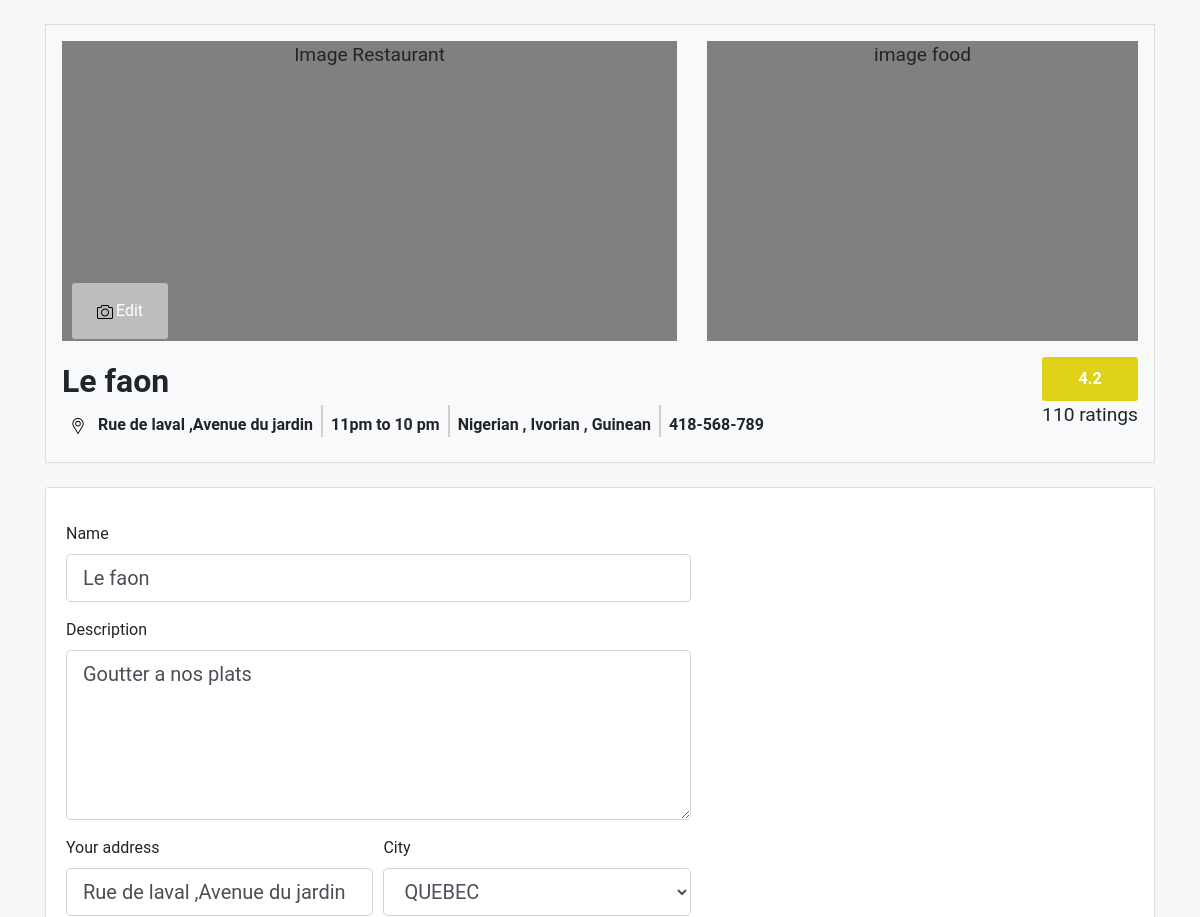
Page /resto/update/3 (upper part) on the earlier database version.
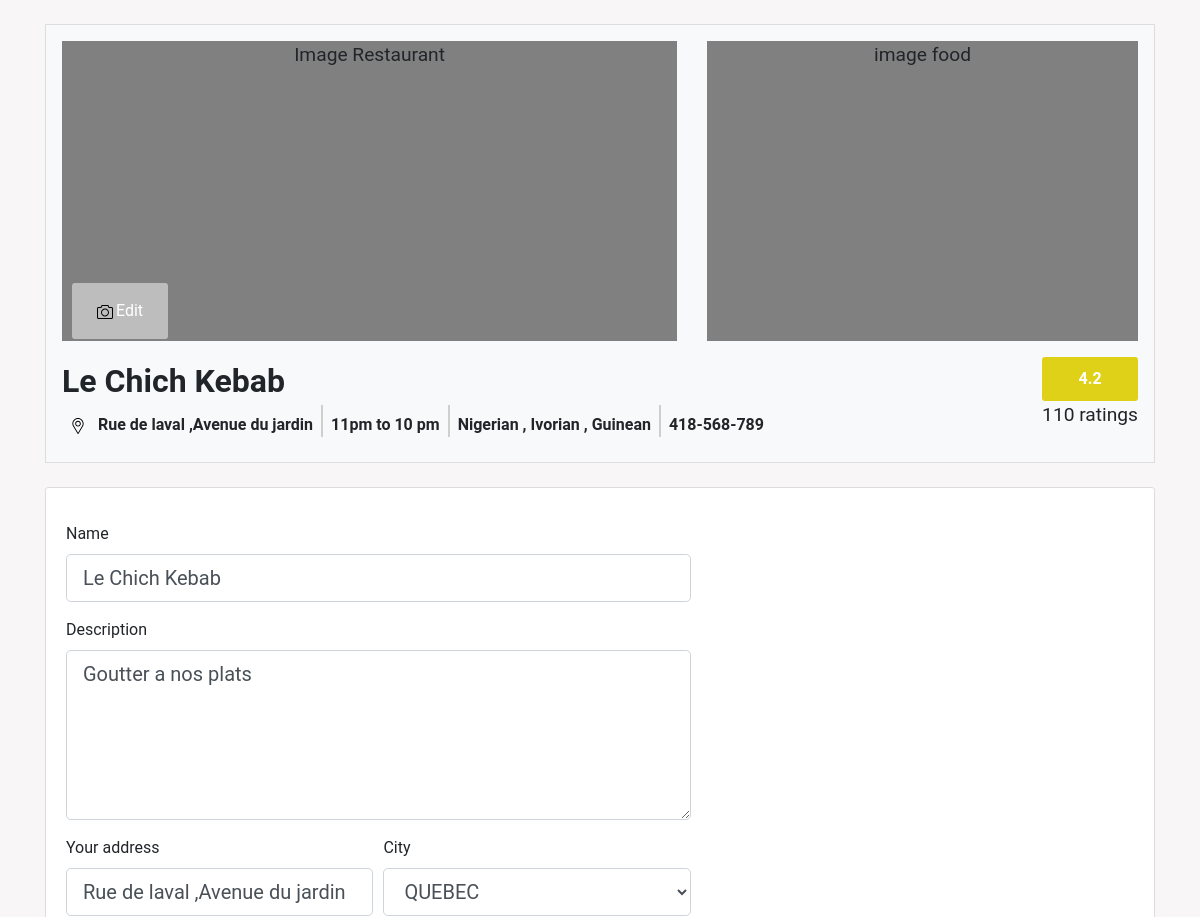
Same page on the later database version.
### food_app/models.py (models this page shows, shortened)
class Restaurant(db.Model):
    __searchable__=['description','name']
    id = db.Column(db.Integer, primary_key=True)
    name = db.Column(db.String(40), nullable=False)
    description = db.Column(db.String(200), nullable=True)
    telephone_number = db.Column(db.String(10) , nullable=False)
    average_price=db.Column(db.Integer , nullable=True)
    date_created = db.Column(db.DateTime, default=datetime.utcnow)
    user_id = db.Column(db.Integer , db.ForeignKey('user.id') , nullable=True)
    address_id=db.Column(db.Integer , db.ForeignKey('address.id') , nullable=True)
    dishes = db.relationship('Dish', backref='resto', lazy=True)
    menus = db.relationship('Menu', backref='resto', lazy=True)
    photos= db.relationship('ImageItem', lazy=True)

### food_app/routes.py (the view)
@login_required
@app.route('/resto/update/<int:resto_id>',methods=['GET', 'POST'])
def restaurant_view(resto_id):
    id=escape(resto_id)
    resto=Restaurant.query.filter_by(id=id).first()
    g.resto=resto
    form = RestaurantUpdateForm()
    if form.validate_on_submit():
        resto.name=form.name.data
        resto.description=form.description.data
        resto.address.street_address=form.street_address.data
        db.session.commit()
        return redirect(url_for('restaurant_view',resto_id=resto_id))
    if request.method == 'GET':
        id=resto.id
        form.name.data=resto.name
        form.description.data=resto.description
        form.street_address.data=resto.address.street_address
        form.phone_number.data =resto.telephone_number
        form.average_price.data=resto.average_price
    return render_template('update_restaurant.html', title='Home' ,id=id, form=form , resto=resto)

### food_app/forms.py (shortened to what this page needs)
class RestaurantUpdateForm(FlaskForm):
    name=StringField("Name" , validators=[DataRequired(), Length(min=4 , max=35)])
    description = TextAreaField('Description',
                           validators=[DataRequired(), Length(min=2, max=200)])
    street_address = StringField('Your address',
                           validators=[DataRequired(), Length(min=2, max=50)])
    city = SelectField('City',
                           choices=CITY)
    """state = StringField('State',
                           validators=[DataRequired(), Length(min=2, max=20)])"""
    email = StringField('Email',
                        validators=[DataRequired() , Email()])
    average_price = StringField('Average Price',
                        validators=[DataRequired()])
    specialities = StringField('Specialities',
                           validators=[DataRequired(), Length(min=2, max=20)])
    phone_number = StringField("Phone number" , validators=[DataRequired() , Length(min=8 , max=10)])

### food_app/templates/update_restaurant.html (shortened to what this page needs)
{% extends "base.html" %}
{% block stylesheet %}
<link rel="stylesheet" type="text/css" href={{ url_for('static', filename='styles/resto_style.css') }}>
{% endblock stylesheet %}
{% block content %}
<div class="container mt-4" data-id="{{ id }}">
    <div id="header-pr" class="bg-light p-3">
        <div class="row mb-6">
            <div class="col-lg-7" style="position: relative;">
                <div id="placeholder" style="position: relative;">
                  Image Restaurant
                </div>
                <form class="submit_photo" id="photoSubm">
                    <div class="add-photo btn" id="photo_up_btn">
                        <i></i>Edit
                    </div>
                </form>
            </div>
            <div class="col-lg-5">
                <div class="row mb-2">
                    <div class="col-12">
                        <div id="sml-placeholder">
                            image food
                        </div>
                    </div>
                </div>
            </div>
        </div>
        <div class="row pt-2">
            <div class="col-md font-weight-bold">
                <div id="title-resto">
                    <span id="resto_name" > {{ resto.name }}</span>
                </div>
                <div class="d-flex flex-row">
                    <div class="p-2"><i class="mr-2">
                        </i>{{ resto.address.street_address }}</div>
                    <div class="s-divider"></div>
                    <div class="p-2">11pm to 10 pm</div>
                    <div class="s-divider"></div>
                    <div class="p-2">Nigerian , Ivorian , Guinean</div>
                    <div class="s-divider"></div>
                    <div class="p-2">418-568-789</div>
                </div>
            </div>
            <div class="col-auto">
                <div class="row justify-content-end">
                    <div class="col">
                        <div id="rating" class="font-weight-bold col-md-auto">
                            4.2
                        </div>
                    </div>
                </div>
                <div class="row justify-content-end">
                    <div class="col">
                        <p id="rating-numbers">110 ratings</p>
                    </div>
                </div>
            </div>
        </div>
    </div>
    {% include 'resto_form.html' %}
</div>
{% endblock content %}

### food_app/templates/resto_form.html (shortened to what this page needs)
<div class="content-section mt-4">
    <div class="details-form mt-4">
        <form method="POST" action="">
            <fieldset class="form-group">
                <div class="form-group">
                    {{ form.name.label(class="form-control-label") }}
                    {% if form.name.errors %}
                    {{ form.name(class="form-control form-control-lg is-invalid") }}
                    <div class="invalid-feedback">
                        {% for error in form.name.errors %}
                        <span>{{ error }}</span>
                        {% endfor %}
                    </div>
                    {% else %}
                    {{ form.name(class="form-control form-control-lg") }}
                    {% endif %}
                </div>
                <div class="form-group">
                    {{ form.description.label(class="form-control-label") }}
                    {% if form.description.errors %}
                    {{ form.description(class="form-control form-control-lg is-invalid") }}
                    <div class="invalid-feedback">
                        {% for error in form.description.errors %}
                        <span>{{ error }}</span>
                        {% endfor %}
                    </div>
                    {% else %}
                    {{ form.description(class="form-control form-control-lg") }}
                    {% endif %}
                </div>
                <div class="form-row">
                    <div class="form-group col-md-6">
                        {{ form.street_address.label(class="form-control-label") }}
                        {% if form.street_address.errors %}
                        {{ form.street_address(class="form-control form-control-lg is-invalid") }}
                        <div class="invalid-feedback">
                            {% for error in form.street_address.errors %}
                            <span>{{ error }}</span>
                            {% endfor %}
                        </div>
                        {% else %}
                        {{ form.street_address(class="form-control form-control-lg") }}
                        {% endif %}
                    </div>
                    <div class="form-group col-md-6">
                        {{ form.city.label(class="form-control-label") }}
                        {% if form.city.errors %}
                        {{ form.city(class="form-control form-control-lg is-invalid") }}
                        <div class="invalid-feedback">
                            {% for error in form.city.errors %}
                            <span>{{ error }}</span>
                            {% endfor %}
                        </div>
                        {% else %}
                        {{ form.city(class="form-control form-control-lg") }}
                        {% endif %}
                    </div>
                </div>
            </fieldset>
        </form>
    </div>
</div>

Differences in the rows shown:
changed Restaurant "Goutter a nos plats": name "Le faon" → "Le Chich Kebab"
